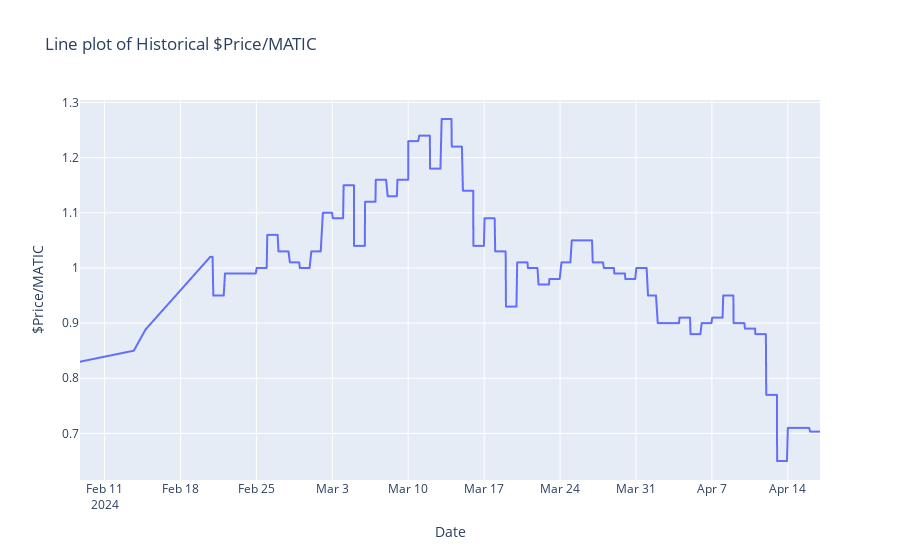

Notebook cell for this chart:
### Code cell
fig = px.line(df, 
              x="DateTime_(UTC)", 
              y="Historical_$Price/MATIC",
              title="Line plot of Historical $Price/MATIC",
              labels={"DateTime_(UTC)": "Date", "Historical_$Price/MATIC": "$Price/MATIC"})
fig.show()

### Figure 1 — Plotly figure (JSON) as saved in the notebook; plotly's stock layout.template omitted (floating-point values rounded to 4 significant figures; data arrays with more than 128 entries replaced by an {"elided": "..."} marker saying what was removed)
{"data": [{"hovertemplate": "Date=%{x}<br>$Price/MATIC=%{y}<extra></extra>", "legendgroup": "", "line": {"color": "#636efa", "dash": "solid"}, "marker": {"symbol": "circle"}, "mode": "lines", "name": "", "showlegend": false, "type": "scattergl", "x": {"elided": "3136 str values"}, "xaxis": "x", "y": {"elided": "3136 float values"}, "yaxis": "y"}], "layout": {"autosize": true, "legend": {"tracegroupgap": 0}, "title": {"text": "Line plot of Historical $Price/MATIC"}, "xaxis": {"anchor": "y", "autorange": true, "domain": [0, 1], "range": ["2024-02-08 17:38:42", "2024-04-16 23:15:16"], "title": {"text": "Date"}, "type": "date"}, "yaxis": {"anchor": "x", "autorange": true, "domain": [0, 1], "range": [0.6156, 1.304], "title": {"text": "$Price/MATIC"}, "type": "linear"}}}
